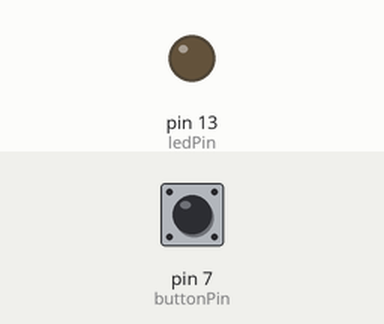
Simulated run of this sketch. Board: Arduino Uno, built with avr-gcc and run on an emulated ATmega328P. On the bench: output pins drawn as LEDs (lit = HIGH). The test bench sets the inputs (shaded band); at power-on: pin 7 (buttonPin) LOW.

Above: at 1.2 s.
1.3 s: pin 7 (buttonPin) pulled HIGH for 0.15 s
At 2.5 s:
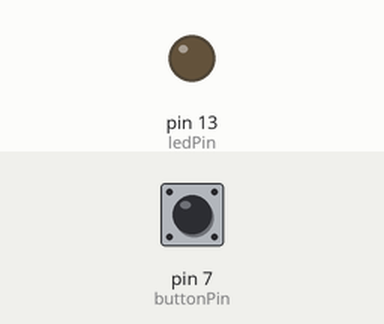
3.0 s: pin 7 (buttonPin) pulled HIGH for 1 s
At 3.8 s:
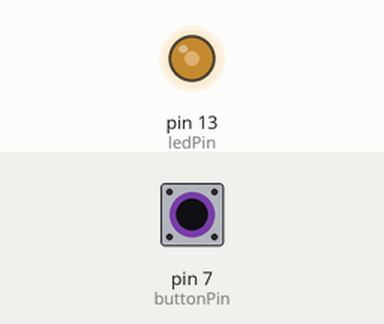
5.5 s: pin 7 (buttonPin) pulled HIGH for 3.2 s
At 9.5 s:
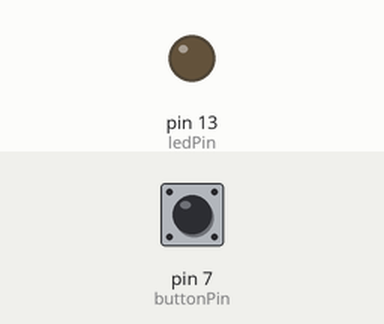
Timing chart, 0 to 11.0 s (numbered marks = the images above; inputs shaded):
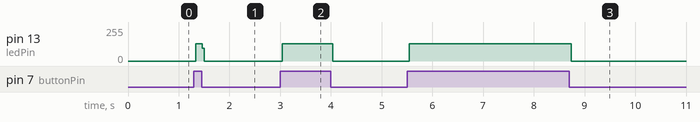

Measured:
- after the input at 1.3 s, pin 13 (ledPin): 0/255 → 129/255 at once, → 0/255 0.12 s later
- after the input at 3.0 s, pin 13 (ledPin): 0/255 → 129/255 at once, → 0/255 1.0 s later
- after the input at 5.5 s, pin 13 (ledPin): 0/255 → 129/255 at once, → 0/255 3.2 s later

The sketch:

Button_Test.ino
```cpp
const int  buttonPin = 7;
const int ledPin = 13;

bool onAndOff = false;

int buttonState = 0;

void setup() {
  pinMode(buttonPin, INPUT);
  pinMode(ledPin, OUTPUT);
  Serial.begin(9600);
}

void loop() {
    buttonState = digitalRead(buttonPin);
    if (buttonState == HIGH) {
        if (onAndOff == false) {
            onAndOff = true;
            digitalWrite(ledPin, HIGH);
        } else {
            onAndOff = false;
            digitalWrite(ledPin, LOW);
        }
    }
}
```
